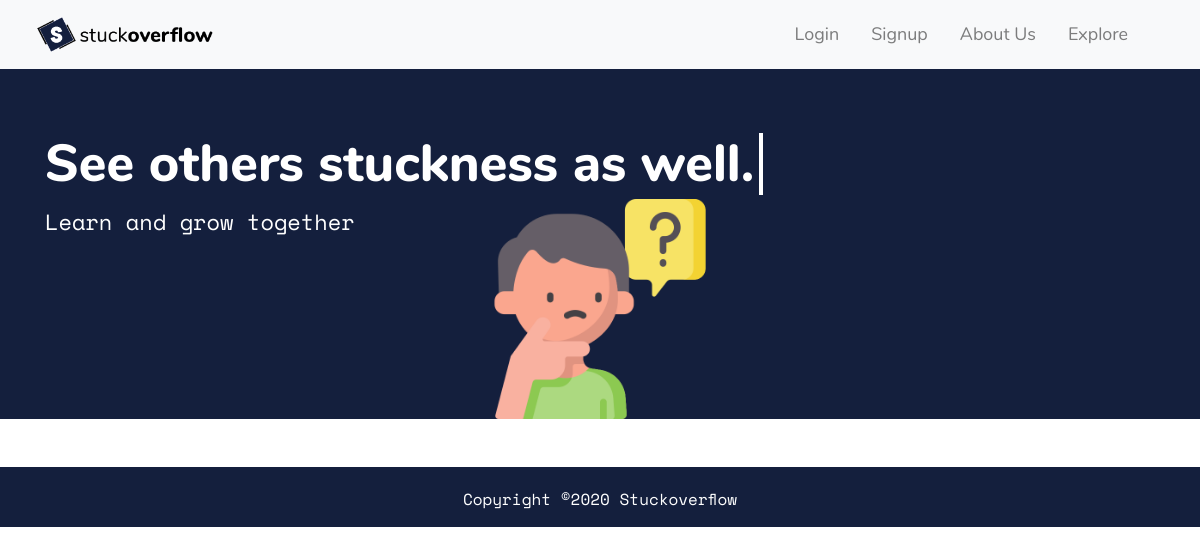
Page /home.php on the earlier database version.
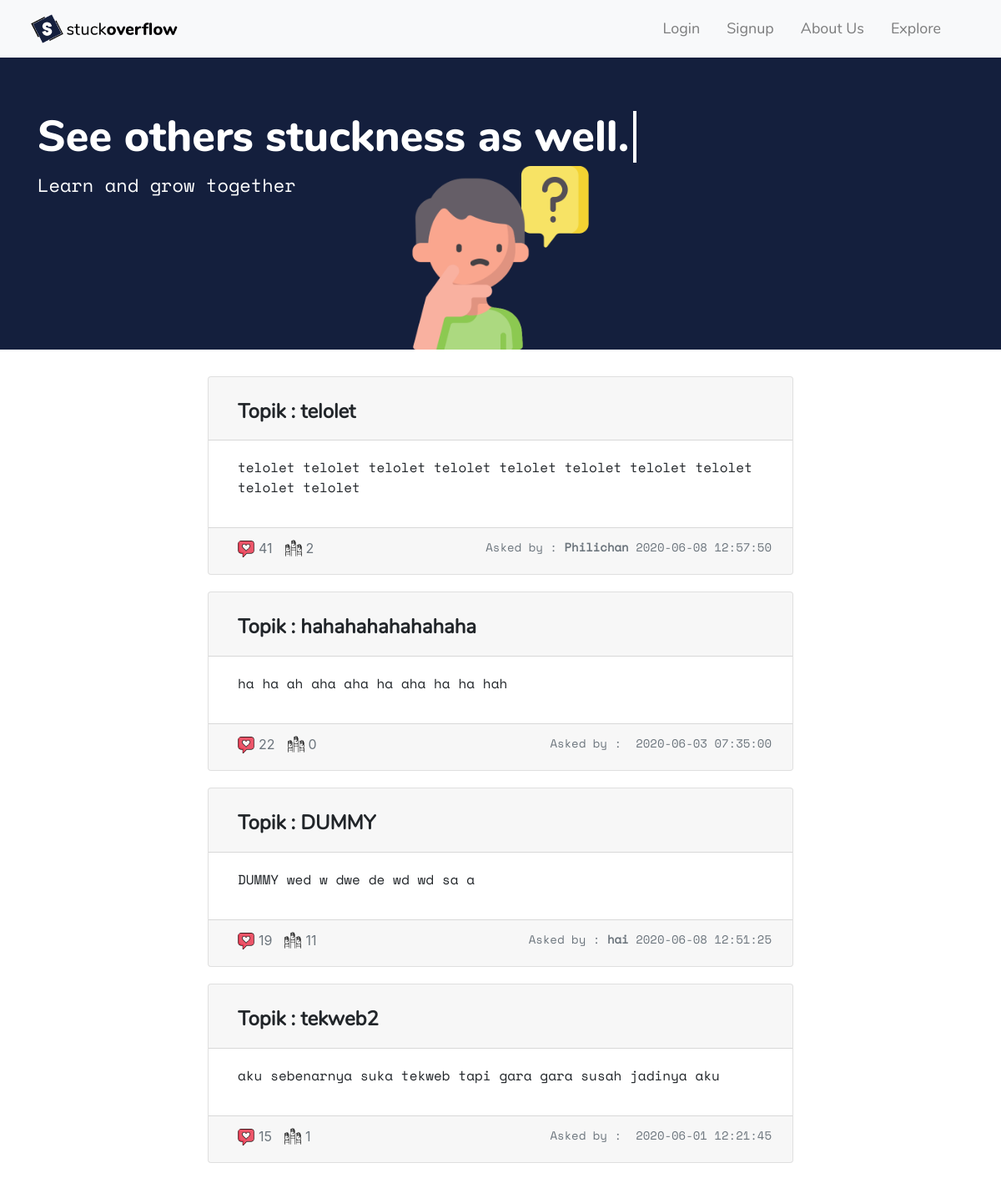
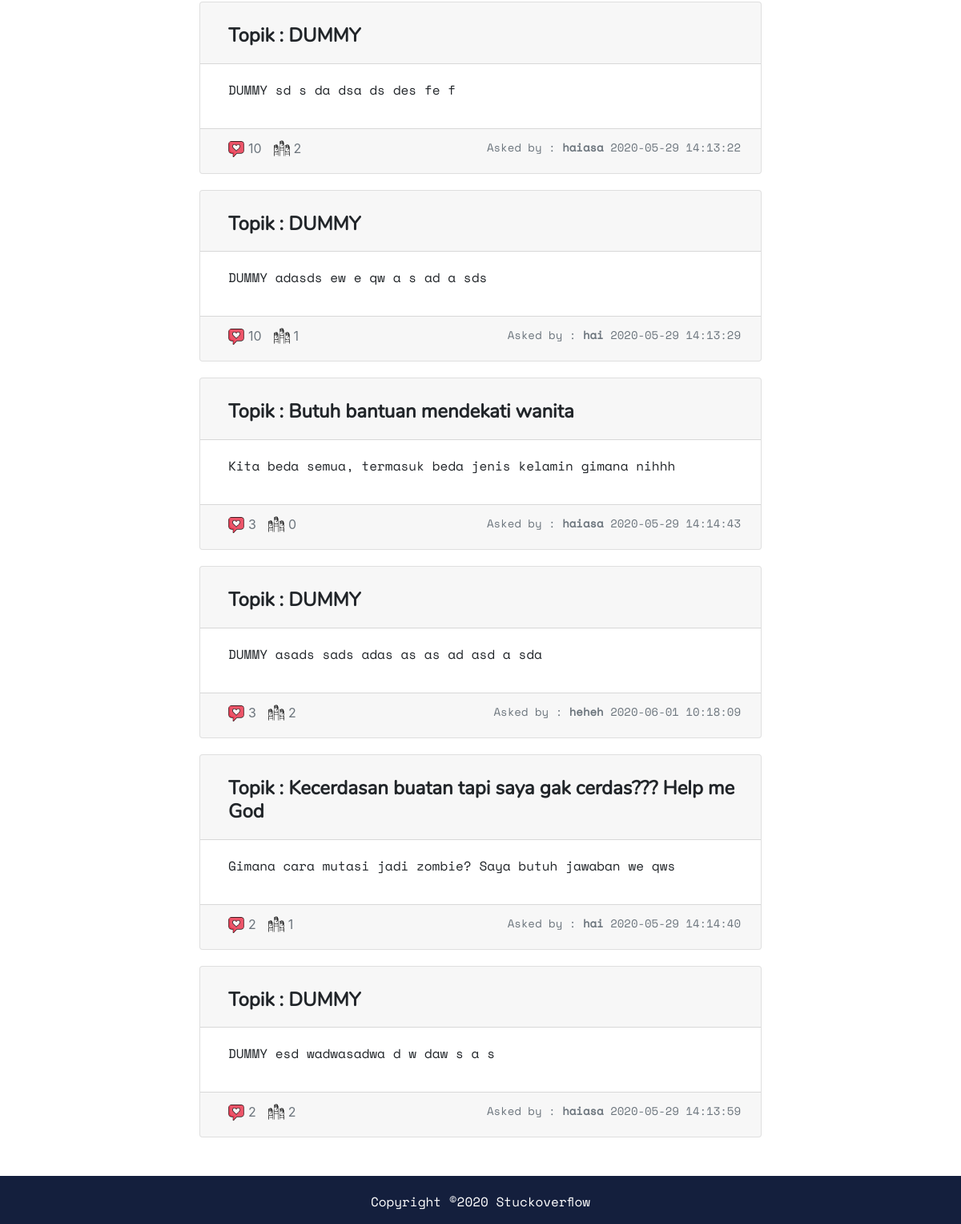
Same page on the later database version (2 pictures, top to bottom).
### tables this page shows
CREATE TABLE `questions` (
  `id` int(11) NOT NULL,
  `topik` text NOT NULL,
  `isi` text NOT NULL,
  `likes` int(11) NOT NULL,
  `waktu` timestamp NOT NULL DEFAULT current_timestamp() ON UPDATE current_timestamp(),
  `answerscount` int(11) NOT NULL,
  `id_users` int(11) NOT NULL,
  `valid` tinyint(1) NOT NULL
);

CREATE TABLE `users` (
  `id` int(11) NOT NULL,
  `email` varchar(255) NOT NULL,
  `password` varchar(255) NOT NULL,
  `displayname` varchar(255) NOT NULL
);

### home.php (the view, shortened to what this page needs)
<!DOCTYPE html>
<html lang="en">
<head>
  <link rel="stylesheet" href="https://stackpath.bootstrapcdn.com/bootstrap/4.4.1/css/bootstrap.min.css">
  <link rel="stylesheet" type="text/css" href="css/style.css">
</head>
<body>
  <?php
  include "navbar.php";
  ?>
  <div class=" jumbotron jumbotron-fluid" id="banner" style="background-color: #141f3d; background-image:url(img/home.png);">
    <div class="container">
      <h1 class="text3">See others stuckness as well.</h1>
      <p class="text2" style="text-align: left;">Learn and grow together</p>
    </div>
  </div>
  <div class="container-fluid" id="questions" style="margin-bottom: 20px;">
    <?php
    require_once("connect.php");
    $q = mysqli_query($con, "SELECT * FROM questions ORDER BY likes DESC LIMIT 10");
    if (!empty($q)) {
      while ($row = mysqli_fetch_assoc($q)) {
        echo "<div class='card text-center' style='width:60%; margin: 0 auto; margin-top: 20px;'>";
        echo "<div class='card-header'><h5 id='judultopik' style='cursor:pointer;font-family: NunitoLight; text-align:left;
        margin-top:15px; margin-left:15px;' onclick='seeQuestion(\"" . $row['id'] . "\")'><b>" . "Topik : " . $row['topik'] . "</b></h5></div>";
        echo "<div class='card-body'>";
        $words = explode(" ", $row['isi']);
        echo "<p id='isitopik'>";
        for ($i = 0; $i < 10; $i++) {
          echo $words[$i] . " ";
        }
        echo "</p></div>";
        $q2 = mysqli_query($con, "SELECT displayname FROM users WHERE id = '" . $row['id_users'] . "'");
        $row2 = mysqli_fetch_assoc($q2);
        echo "<div class='card-footer text-muted'>";
        echo "<img id='like' src='img/like.png'>";
        echo "<span id='totallike'>" . $row['likes'] . "</span>";
        echo "<img id='answer' src='img/answers.png'>";
        echo "<span id='totalanswer'>" . $row['answerscount'] . "</span>";
        echo "<p id='akhirtopik'>
        Asked by : <b>" . $row2['displayname'] . "</b>&nbsp" . $row['waktu'] . "</div></div>";
      }
    }
    ?>
  </div>
  <?php include "footer.php"; ?>
</body>
</html>

### navbar.php (shortened to what this page needs)
<nav class="navbar navbar-expand-lg navbar-light bg-light">
  <div class="collapse navbar-collapse" id="navbarSupportedContent" style="padding-left: 20px;">
    <a class="navbar-brand" href="home.php">
      <img src="img/logo.png" width="30%" height="30%">
    </a>
    <ul class="navbar-nav ml-auto mr-5">
      <?php
       if (isset($_SESSION["login"])) {
         echo "<li class='nav-item mr-3'>
           <a class='nav-link'>Logged In As " . $_SESSION["dispname"] . "</a>
           </li>";
         echo "<li class='nav-item mr-3'><a class='nav-link'
           style='cursor: pointer;' href='logout.php'>Logout </a></li>";
         echo "<li class='nav-item mr-3'><a class='nav-link'
           style='cursor: pointer;' href='ask_page.php'>Ask A Question</a></li>";
       } else {
         echo "<li class='nav-item mr-3'>
           <a class='nav-link' onclick='loginPopup()' style='cursor: pointer;'>Login</a>
           </li>";
         echo "<li class='nav-item mr-3'>
           <a class='nav-link' onclick='signupPopup()' style='cursor: pointer;'>Signup</a>
           </li>";
       }
       ?>
      <li class="nav-item mr-3">
        <a class="nav-link" style="cursor: pointer;" href="aboutusPage.php">About Us </a>
      </li>
      <li class="nav-item">
        <a class="nav-link" style="cursor: pointer;" href="explore.php">Explore</a>
      </li>
    </ul>
  </div>
</nav>

### footer.php
<div id="footer" class="mt-5 navbar-fixed-bottom" class="row">
  <p style="color: white; font-family: fontCode; text-align: center; padding-top: 20px; ">Copyright ©2020
    Stuckoverflow</p>
</div>

### css/style.css (style rules this page uses)
html, body { margin: 0; padding: 0; min-height: 100vh; height: 100%; }
nav>div { font-family: NunitoLight; font-size: 18px; }
.text2 { text-align: center; font-family: fontCode; font-size: 16px; color: white; }
.text3 { color: white; font-size: 60px; margin-bottom: 10px; overflow: hidden; white-space: nowrap; animation: type 3s steps(23); border-right: 4px solid white; width: 23ch; font-family: NunitoBold; font-size: 34px; }
#footer { height: 60px; background: #141f3d; }
#banner { height: 200px; background-repeat: no-repeat; background-position: right bottom; background-size: 120px 120px; }
#judultopik { font-size: 20px; }
#isitopik { font-size: 14px; font-family: fontCode; text-align: left; margin-left: 15px; }
#akhirtopik { text-align: right; font-family: fontCode; font-size: 10px; margin-right: 5px; margin-bottom: 10px; }
#like { width: 15px; height: 15px; float: left; margin-top: 3px; margin-left: 15px; }
#totallike { float: left; font-size: 12px; padding-left: 2px; }
#answer { width: 15px; height: 15px; float: left; margin-top: 2px; margin-left: 15px; }
#totalanswer { float: left; font-size: 12px; padding-left: 2px; }
@media (min-width: 992px) { .text2 { font-size: 22px; } }
@media (min-width: 992px) { .text3 { font-size: 52px; } }
@media (min-width: 992px) { #banner { height: 350px; background-position: bottom; background-size: 220px 220px; } }
@media (min-width: 992px) { #judultopik { font-size: 24px; } }
@media (min-width: 992px) { #isitopik { font-size: 16px; } }
@media (min-width: 992px) { #akhirtopik { font-size: 14px; } }
@media (min-width: 992px) { #like { width: 20px; height: 20px; } }
@media (min-width: 992px) { #totallike { font-size: 16px; padding-left: 5px; } }
@media (min-width: 992px) { #answer { width: 20px; height: 20px; } }
@media (min-width: 992px) { #totalanswer { font-size: 16px; padding-left: 5px; } }

Differences in the rows shown:
added questions: topik "telolet", likes "41", answerscount "2", id_users.displayname "Philichan", waktu "2020-06-08 12:57:50"
added questions: topik "hahahahahahahaha", isi "ha", isi "ah", isi "aha", isi "hah", likes "22", answerscount "0", waktu "2020-06-03 07:35:00"
added questions: topik "DUMMY", isi "DUMMY", isi "wed", isi "w", isi "dwe", isi "de", isi "wd", isi "sa", isi "a", likes "19", answerscount "11", id_users.displayname "hai", waktu "2020-06-08 12:51:25"
added questions: topik "tekweb2", isi "aku", isi "sebenarnya", isi "suka", isi "tekweb", isi "tapi", isi "gara", isi "susah", isi "jadinya", likes "15", answerscount "1", waktu "2020-06-01 12:21:45"
added questions: topik "DUMMY", isi "DUMMY", isi "sd", isi "s", isi "da", isi "dsa", isi "ds", isi "des", isi "fe", isi "f", likes "10", answerscount "2", id_users.displayname "haiasa", waktu "2020-05-29 14:13:22"
added questions: topik "DUMMY", isi "DUMMY", isi "adasds", isi "ew", isi "e", isi "qw", isi "a", isi "s", isi "ad", isi "sds", likes "10", answerscount "1", id_users.displayname "hai", waktu "2020-05-29 14:13:29"
added questions: topik "Butuh bantuan mendekati wanita", isi "Kita", isi "beda", isi "semua,", isi "termasuk", isi "jenis", isi "kelamin", isi "gimana", isi "nihhh", likes "3", answerscount "0", id_users.displayname "haiasa", waktu "2020-05-29 14:14:43"
added questions: topik "DUMMY", isi "DUMMY", isi "asads", isi "sads", isi "adas", isi "as", isi "ad", isi "asd", isi "a", isi "sda", likes "3", answerscount "2", id_users.displayname "heheh", waktu "2020-06-01 10:18:09"
added questions: topik "Kecerdasan buatan tapi saya gak cerdas??? Help me God", isi "Gimana", isi "cara", isi "mutasi", isi "jadi", isi "zombie?", isi "Saya", isi "butuh", isi "jawaban", isi "we", isi "qws", likes "2", answerscount "1", id_users.displayname "hai", waktu "2020-05-29 14:14:40"
added questions: topik "DUMMY", isi "DUMMY", isi "esd", isi "wadwasadwa", isi "d", isi "w", isi "daw", isi "s", isi "a", likes "2", answerscount "2", id_users.displayname "haiasa", waktu "2020-05-29 14:13:59"
